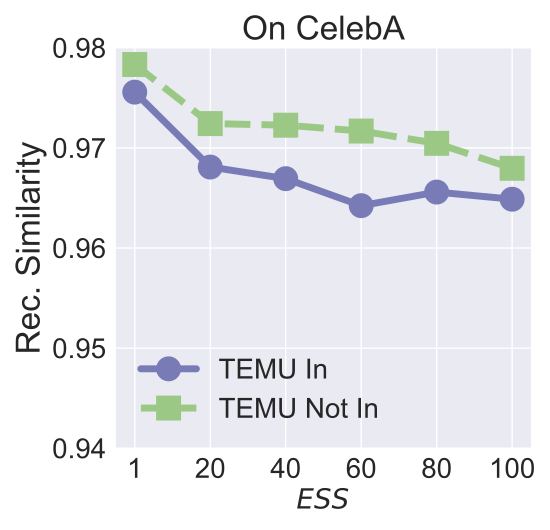

Write the Python code that produced this figure.


import numpy as np
import matplotlib.pyplot as plt

epsilon = 3
beta = 1 / epsilon


x=[1, 2, 3, 4, 5, 6]
# validation_for_plt =[97,95.8600, 94.9400, 93.5400, 93.2400]
# attack_for_plt=[0, 0.3524, 0, 0.1762, 0.1762]
# basic_for_plt=[99.8, 99.8, 99.8, 99.8, 99.8]

labels = ['1', '20', '40', '60', '80', '100' ]
# unl_org = [97.77, 97.55, 97.35, 97.29, 97.21, 97.21]

# unl_hess_r = [96.6, 96.66, 96.04, 95.94, 95.85, 97.21]
unl_mib = [0.97557039, 0.968087, 0.9669257, 0.9642304, 0.965588, 0.96487396]

unl_muv = [0.97833, 0.972429, 0.972268, 0.9716844, 0.9704534, 0.967963]
# unl_ss_wo = [94.32, 94.53, 94.78, 93.38, 94.04, 97.21]

for i in range(len(x)):
    unl_mib[i] = unl_mib[i]
    unl_muv[i] = unl_muv[i]



plt.style.use('seaborn')
plt.figure(figsize=(5.5, 5.3))
l_w=5
m_s=15
marker_s = 3
markevery=1
#plt.figure(figsize=(8, 5.3))
#plt.plot(x, unl_fr, color='blue', marker='^', label='Retrain',linewidth=l_w, markersize=m_s)
plt.plot(x, unl_mib, linestyle='-', color='#797BB7', marker='o', fillstyle='full', markevery=markevery,
         label='TEMU In', linewidth=l_w, markersize=m_s, markeredgewidth=marker_s)

#plt.plot(x, unl_ss_w, color='g',  marker='*',  label='PriMU$_{w}$',linewidth=l_w, markersize=m_s)
plt.plot(x, unl_muv, linestyle='--', color='#9BC985',  marker='s', fillstyle='full', markevery=markevery,
         label='TEMU Not In',linewidth=l_w, markersize=m_s, markeredgewidth=marker_s)

# plt.plot(x, unl_mib, linestyle=':', color='r',  marker='^', fillstyle='none', markevery=markevery,
#          label='VBU', linewidth=l_w,  markersize=m_s, markeredgewidth=marker_s)

# plt.plot(x, unl_hess_r, linestyle='-.', color='k',  marker='D', fillstyle='none', markevery=markevery,
#          label='HBFU',linewidth=l_w, markersize=m_s, markeredgewidth=marker_s)



#plt.plot(x, unl_vibu, color='silver',  marker='d',  label='VIBU',linewidth=4,  markersize=10)

# plt.plot(x, y_sa03, color='r',  marker='2',  label='AAAI21 A_acc, pr=0.3',linewidth=3, markersize=8)
# plt.plot(x, y_sa05, color='darkblue',  marker='4',  label='AAAI21 A_acc, pr=0.5',linewidth=3, markersize=8)
# plt.plot(x, y_ma03, color='darkviolet',  marker='3',  label='FedMC A_acc, pr=0.3',linewidth=3, markersize=8)
# plt.plot(x, y_ma05, color='cyan',  marker='p',  label='FedMC A_acc, pr=0.5',linewidth=3, markersize=8)


# plt.grid()
leg = plt.legend(fancybox=True, shadow=True)
# plt.xlabel('Malicious Client Ratio (%)' ,fontsize=16)
plt.ylabel('Rec. Similarity' ,fontsize=24)
my_y_ticks = np.arange(0.94, 0.981, 0.01)
plt.yticks(my_y_ticks,fontsize=20)
plt.xlabel('$\it{ESS}$' ,fontsize=20)

plt.xticks(x, labels, fontsize=20)
plt.title('On CelebA', fontsize=24)

#plt.annotate(r"1e-1", xy=(0.1, 1.01), xycoords='axes fraction', xytext=(-10, 10),textcoords='offset points', ha='right', va='center', fontsize=15)

# plt.title('(c) Utility Preservation', fontsize=24)
plt.legend(loc='best',fontsize=20)
plt.tight_layout()
#plt.title("MNIST")
plt.rcParams['figure.figsize'] = (2.0, 1)
plt.rcParams['image.interpolation'] = 'nearest'
plt.rcParams['figure.subplot.left'] = 0.11
plt.rcParams['figure.subplot.bottom'] = 0.08
plt.rcParams['figure.subplot.right'] = 0.977
plt.rcParams['figure.subplot.top'] = 0.969
plt.savefig('celeba_rec_sim_sample_size_sim_analysis.pdf', format='pdf', dpi=200)
plt.show()
